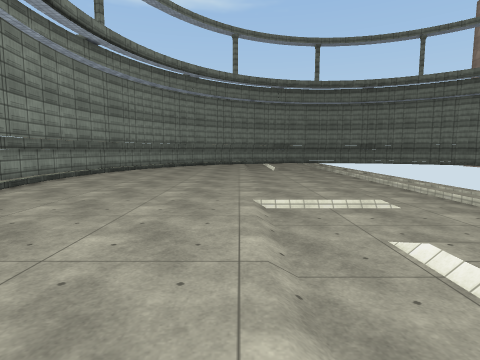
View 1 (above)

16 first-person views from a walk through a 3-D level made in the Unity game engine. The camera is 1.4 m above the floor, tilts 6° down and sees 80° across. The floor is counted in squares, 1 m on a side. Each view is taken from the middle of a square. On the plan, view 1 faces up. The plan holds only what a view shows up to about 14 squares ahead; the rest is blank. The place goes on beyond the plan. Surface patterns are stand-ins for the level's own textures.

View 2
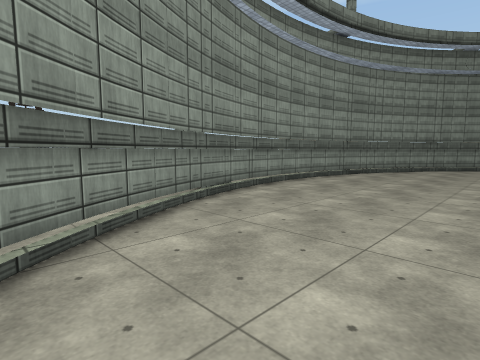

View 3
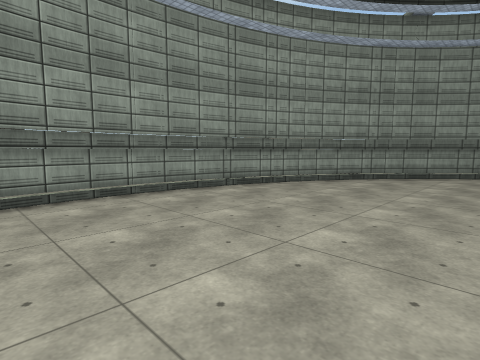

View 4
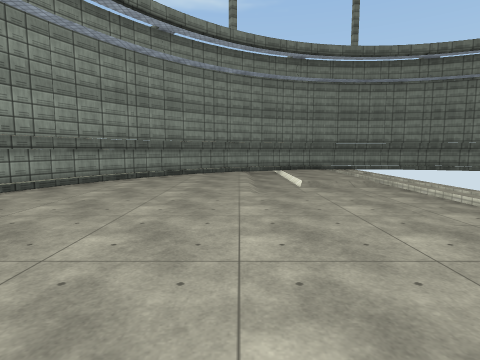

View 5
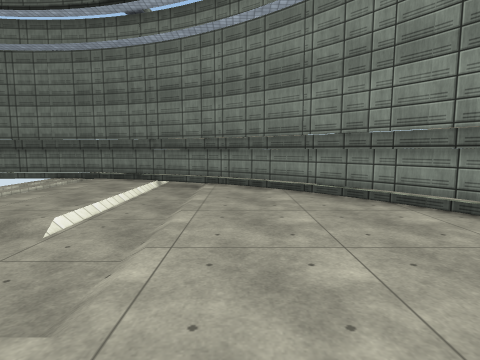

View 6
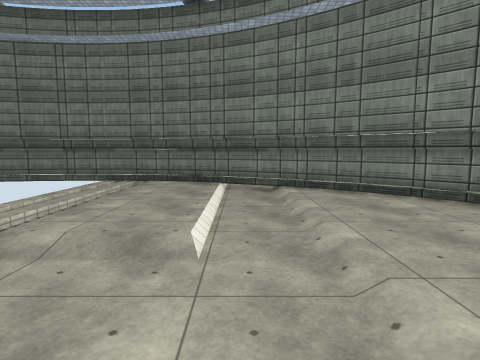

View 7
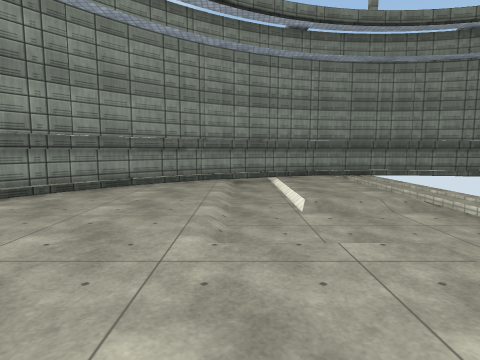

View 8
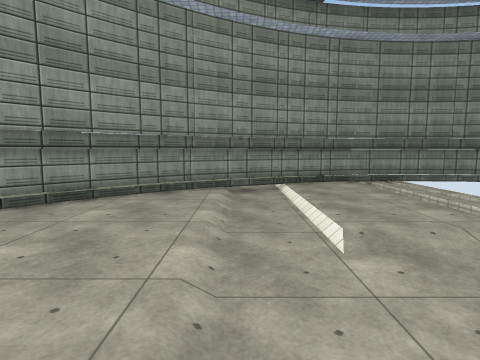

View 9
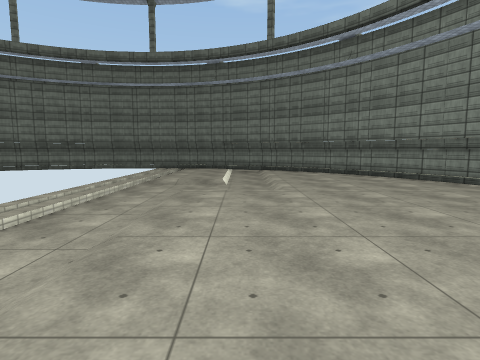

View 10
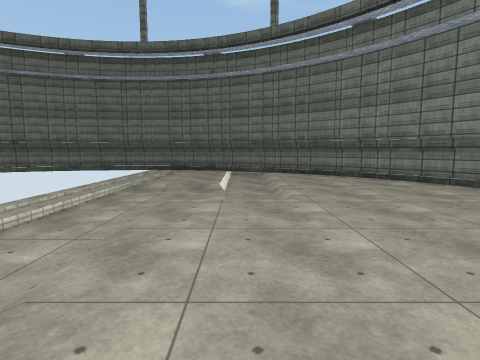

View 11
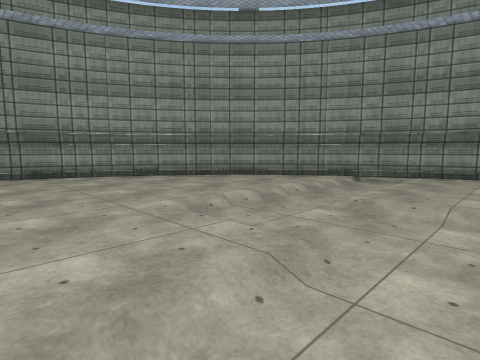

View 12
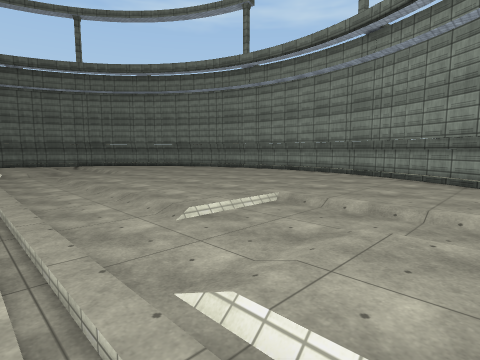

View 13
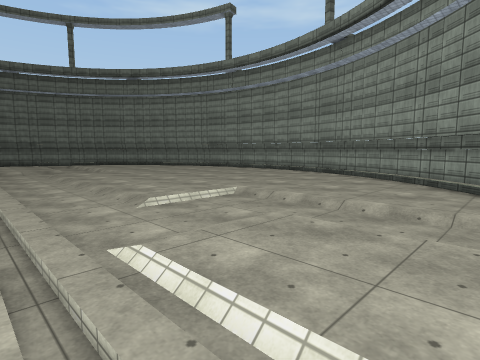

View 14
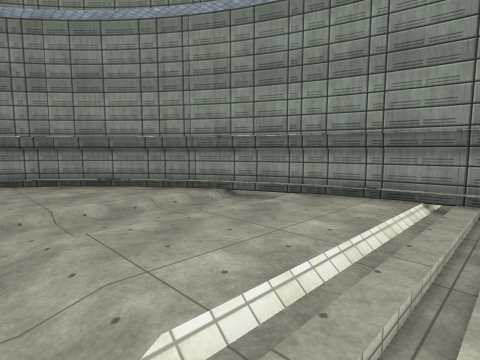

View 15
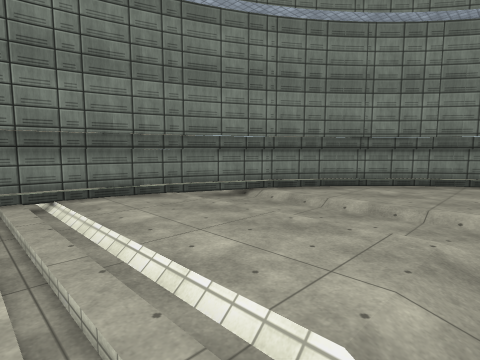

View 16
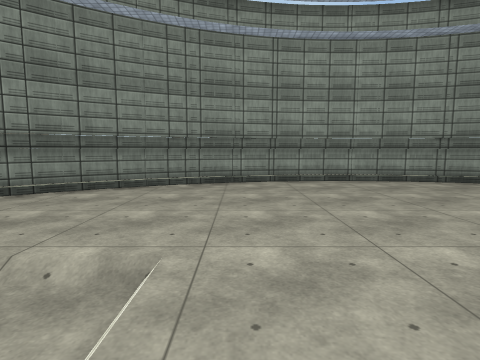

### Floor plan
Key: @ floor where view 1 was taken; # wall or solid block; . main floor; - floor 0.25 m lower than the main floor; / step, stairs or slope.
Columns run from 9 left of view 1 to 9 right of it. Each row starts with its distance up from view 1.
 31              ######
 30           ####..//
 29         ###-....//
 28        ##.--....//
 27      ###..--....//
 26     ##....--....//
 25     #.....--....//
 24    ##.....--....//
 23   ##......--....//
 22   #.......------//
 21  ##.......------//
 20  #........------//
 19  #............--//
 18 ##............--/
 17 #.............--/
 16 #.............--/
 15 #.............--/
 14 #.............--//
 13 #.............--//
 12 #.............--//
 11 #.............--//
 10 #.............--//
  9 ##............--//
  8  #........    --//
  7  #........------//
  6  ##.......------//
  5   #.......------//
  4   ##......--....//
  3    #......--....//
  2    ##.....--....//
  1     ##....--....//
  0      ##..@--....//
 -1       ###.--....//
 -2         ##--....//
 -3          ####...//
 -4             #######

Where each view was taken, in squares from view 1:
view 1: 0 up, 0 right, facing up
view 2: 2 up, 1 left, facing up-left
view 3: 10 up, 0 right, facing up-left
view 4: 10 up, 0 right, facing up
view 5: 10 up, 1 left, facing down
view 6: 9 up, 2 right, facing down
view 7: 15 up, 1 right, facing up
view 8: 18 up, 1 right, facing up
view 9: 18 up, 2 right, facing down
view 10: 16 up, 2 right, facing down
view 11: 16 up, 6 right, facing up-left
view 12: 25 up, 8 right, facing down-left
view 13: 27 up, 8 right, facing down-left
view 14: 22 up, 8 right, facing up-left
view 15: 5 up, 8 right, facing down-left
view 16: 9 up, 4 right, facing left
